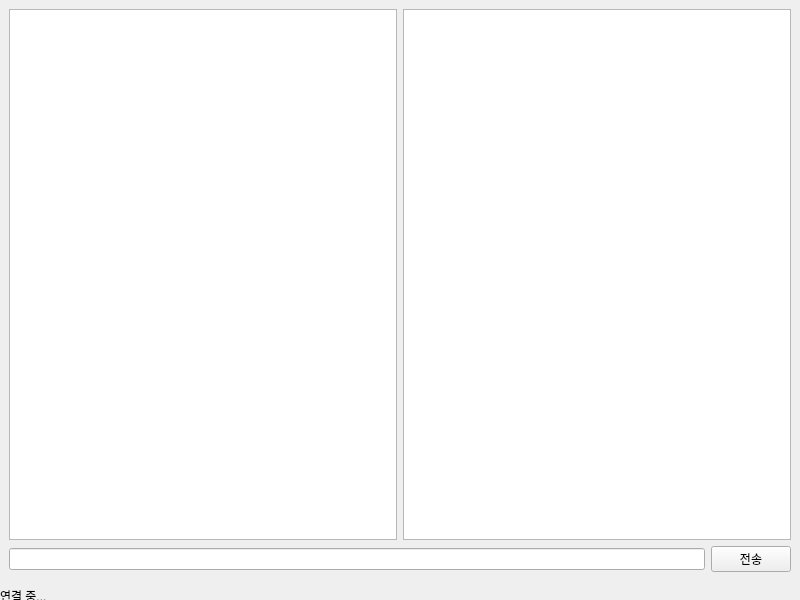
<?xml version="1.0" encoding="UTF-8"?>
<ui version="4.0">
 <class>MainWindow</class>
 <widget class="QMainWindow" name="MainWindow">
  <property name="geometry">
   <rect>
    <x>0</x>
    <y>0</y>
    <width>800</width>
    <height>600</height>
   </rect>
  </property>
  <property name="windowTitle">
   <string>Lanssenger Chat</string>
  </property>
  <widget class="QWidget" name="centralWidget">
   <layout class="QVBoxLayout" name="mainLayout">
    <item>
     <layout class="QHBoxLayout" name="contentLayout">
      <item>
       <widget class="QTextEdit" name="chatDisplay">
        <property name="readOnly">
         <bool>true</bool>
        </property>
       </widget>
      </item>
      <item>
       <widget class="QListWidget" name="userList">
        <property name="maximumWidth">
         <number>200</number>
        </property>
       </widget>
      </item>
     </layout>
    </item>
    <item>
     <layout class="QHBoxLayout" name="inputLayout">
      <item>
       <widget class="QLineEdit" name="messageInput"/>
      </item>
      <item>
       <widget class="QPushButton" name="sendButton">
        <property name="text">
         <string>전송</string>
        </property>
       </widget>
      </item>
     </layout>
    </item>
   </layout>
  </widget>
  <widget class="QMenuBar" name="menuBar"/>
  <widget class="QStatusBar" name="statusBar">
   <property name="sizeGripEnabled">
    <bool>false</bool>
   </property>
   <widget class="QLabel" name="statusLabel">
    <property name="text">
     <string>연결 중...</string>
    </property>
   </widget>
  </widget>
 </widget>
 <resources/>
 <connections/>
</ui> 
